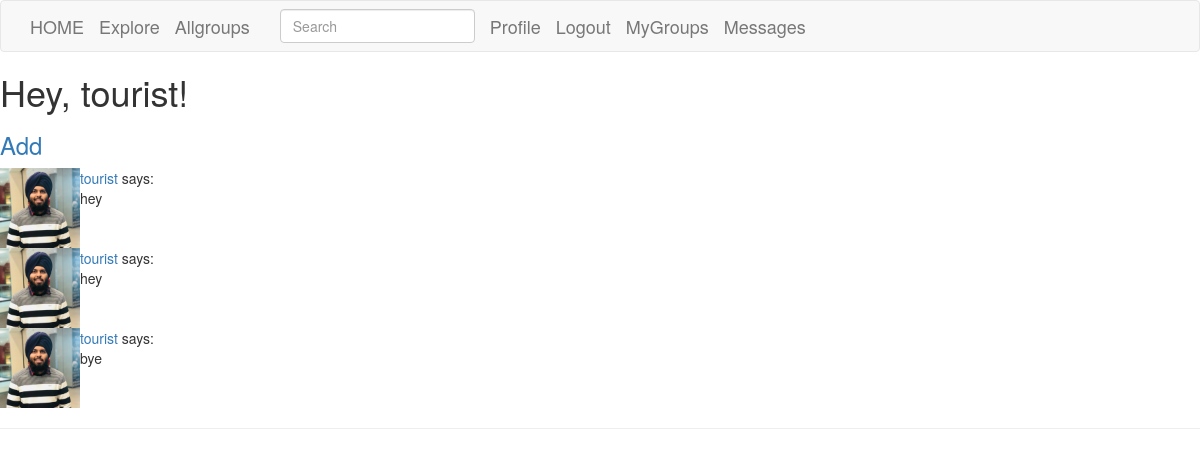
/groupview/xyz (signed in), run on the app's committed database.
### database.py (models this page shows, shortened)
class User(UserMixin,db.Model):
    id = db.Column(db.Integer, primary_key=True)
    username = db.Column(db.String(64), index=True, unique=True)
    email = db.Column(db.String(120), index=True, unique=True)
    password_hash = db.Column(db.String(128))
    posts = db.relationship('Post', backref='author', lazy='dynamic')
    about_me = db.Column(db.String(140))
    last_seen = db.Column(db.DateTime, default=datetime.utcnow)
    gposts = db.relationship('Ingroup', backref='writer', lazy='dynamic')
    followed = db.relationship(
        'User', secondary=followers,
        primaryjoin=(followers.c.follower_id == id),
        secondaryjoin=(followers.c.followed_id == id),
        backref=db.backref('followers', lazy='dynamic'), lazy='dynamic')

class Ingroup(db.Model):
    id = db.Column(db.Integer,primary_key=True)
    myuser = db.Column(db.Integer,db.ForeignKey('user.id'))
    gp = db.Column(db.String(64),db.ForeignKey('group.groupname'))
    pg = db.Column(db.String(140))
    time = db.Column(db.DateTime, index=True, default=datetime.utcnow)

### views.py (the view)
@app.route('/groupview/<groupname>')
@login_required
def vu(groupname):
    cur_group = Group.query.filter_by(groupname = groupname).first()
    posts = cur_group.grouppost().all()
    gposts = Ingroup.query.filter(Ingroup.gp == groupname).all()
    access = Group.query.filter(Group.groupname == groupname).filter(Group.userid == current_user.id).all()
    if len(access) == 0:
        flash('You have to join the group!')
        return redirect(url_for('Allgroups'))
    else:
        return render_template('gview.html', title='Home',
                           posts=gposts,curr = groupname)

### login.py
class SearchForm(FlaskForm):
    q = StringField('Search', validators=[DataRequired()])
    def __init__(self, *args, **kwargs):
        if 'formdata' not in kwargs:
            kwargs['formdata'] = request.args
        if 'csrf_enabled' not in kwargs:
            kwargs['csrf_enabled'] = False
            super(SearchForm, self).__init__(*args, **kwargs)

### database.py (called while the page is built)
@log.user_loader
def load_user(id):
    return User.query.get(int(id))

    @classmethod
    def before_commit(cls, session):
        session._changes = {
            'add': [obj for obj in session.new if isinstance(obj, cls)],
            'update': [obj for obj in session.dirty if isinstance(obj, cls)],
            'delete': [obj for obj in session.deleted if isinstance(obj, cls)]
        }

    @classmethod
    def after_commit(cls, session):
        for obj in session._changes['add']:
            add_to_index(cls.__tablename__, obj)
        for obj in session._changes['update']:
            add_to_index(cls.__tablename__, obj)
        for obj in session._changes['delete']:
            remove_from_index(cls.__tablename__, obj)
        session._changes = None

    def grouppost(self):
        gname=self.groupname
        groupusers = Group.query.filter(Group.groupname == gname).all()
        for mem in groupusers:
            groupposts = Post.query.filter(mem.userid == Post.user_id)
        return groupposts.order_by(Post.timestamp.desc())

### views.py (called while the page is built)
@app.before_request
def before_request():
    if current_user.is_authenticated:
        current_user.last_seen = datetime.utcnow()
        db.session.commit()
        g.search_form = SearchForm()

### templates/gview.html (shortened to what this page needs)
{% extends "base.html" %}
{% block content %}
    <h1>Hey, {{ current_user.username }}!</h1>
    <h3><a href="{{ url_for('Postgroup',groupname = curr) }}">Add</a></h3>
    {% for post in posts %}
  <table>
<tr valign="top">
{%set x = [post.writer.username,"profile.jpg"]|join('/') %}
<td><img src= "{{ url_for('static', filename = x ) }}" alt= {{ post.writer.username }} height="80" width="80" />
<td><a href="{{ url_for('user', username=post.writer.username) }}">{{ post.writer.username }}</a> says:<br>{{ post.pg }}</td>
        </tr>
</table>
    {% endfor %}
    <hr>
{% endblock %}

### data on the page
User: username "tourist"
Ingroup: writer.username (placeholder picture), writer.username "tourist", pg "hey"
Ingroup: writer.username (placeholder picture), writer.username "tourist", pg "hey"
Ingroup: writer.username (placeholder picture), writer.username "tourist", pg "bye"
